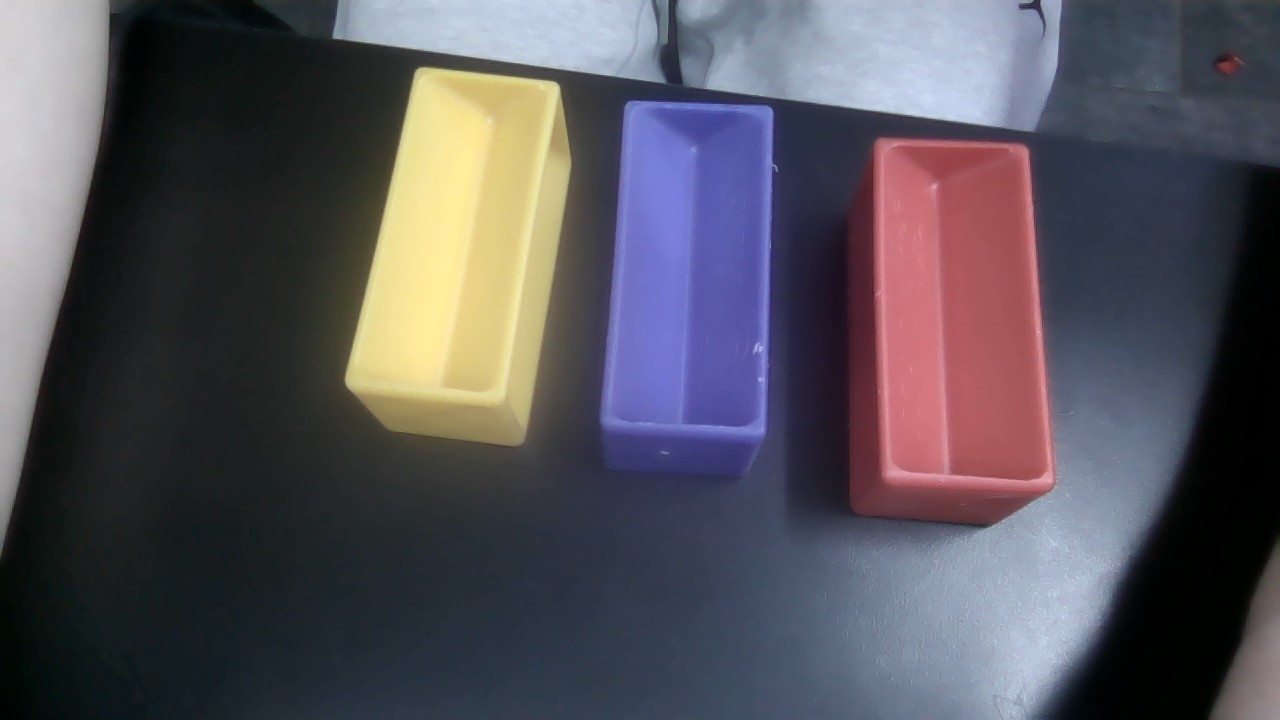
#> input picture blk_imgs/r9000p_laptop.jpg, 1280 x 720 px
$ python -i limelight_block_ang_detection.py   (imports and definitions only)
#> lines starting #> are read from the running program, lines starting #| are printed output that depends on the picture; after the words box and inside, x2 and y2 are one past the last pixel; in counts of white or black regions, pixels touching at a corner belong together
import cv2
import numpy as np
import enum
from typing import List, Tuple

class Color(enum.Enum):
    RED = {'hsv_ranges': [( (0, 100, 100), (10, 255, 255) ), ( (160, 100, 100), (180, 255, 255) )], 'bgr': (0, 0, 255)}
    # GREEN = {'hsv_ranges': [( (35, 100, 100), (85, 255, 255) )], 'bgr': (0, 255, 0)}
    BLUE = {'hsv_ranges': [( (100, 100, 100), (130, 255, 255) )], 'bgr': (255, 0, 0)}

class Block:
    def __init__(self, center: Tuple[float, float], size: Tuple[float, float], angle: float, color: Color):
        self.center = center  # (x, y)
        self.size = size      # (width, height)
        self.angle = angle    # degree
        self.color = color

class ColorBlockDetector:
    def __init__(self):
        # Image processing parameters
        self.blur_size = 35
        self.brightness = -10
        self.erode_iter = 1
        self.dilate_iter = 1
        self.min_contour_area = 100
        self.kernel = cv2.getStructuringElement(cv2.MORPH_RECT, (3, 3))

        # Color detection parameters
        self.color_margin = {
            'H': 5,
            'S': 5,
            'V': 50
        }

    def process_frame(self, frame: np.ndarray) -> List[Block]:
        processed = self._preprocess(frame)
        hsv = cv2.cvtColor(processed, cv2.COLOR_BGR2HSV)
        return self._detect_blocks(hsv)

    def _preprocess(self, frame: np.ndarray) -> np.ndarray:
        frame = cv2.convertScaleAbs(frame, alpha=1, beta=self.brightness)
        if self.blur_size > 0:
            kernel_size = self.blur_size | 1  # Ensure odd
            return cv2.GaussianBlur(frame, (kernel_size, kernel_size), 0)
        return frame

    def _detect_blocks(self, hsv: np.ndarray) -> List[Block]:
        blocks = []
        for color in Color:
            mask = self._create_color_mask(hsv, color)
            contours = self._find_contours(mask)
            blocks += self._process_contours(contours, color)
        return blocks

    def _create_color_mask(self, hsv: np.ndarray, color: Color) -> np.ndarray:
        mask = np.zeros(hsv.shape[:2], dtype=np.uint8)
        for lower, upper in color.value['hsv_ranges']:
            lower = np.array([
                max(0, lower[0] - self.color_margin['H']),
                max(0, lower[1] - self.color_margin['S']),
                max(0, lower[2] - self.color_margin['V'])
            ])
            upper = np.array([
                min(180, upper[0] + self.color_margin['H']),
                min(255, upper[1] + self.color_margin['S']),
                min(255, upper[2] + self.color_margin['V'])
            ])
            mask = cv2.bitwise_or(mask, cv2.inRange(hsv, lower, upper))

        mask = cv2.erode(mask, self.kernel, iterations=self.erode_iter)
        mask = cv2.dilate(mask, self.kernel, iterations=self.dilate_iter)
        return mask

    def _find_contours(self, mask: np.ndarray):
        contours, _ = cv2.findContours(mask, cv2.RETR_EXTERNAL, cv2.CHAIN_APPROX_SIMPLE)
        return [c for c in contours if cv2.contourArea(c) > self.min_contour_area]

    def _process_contours(self, contours: List[np.ndarray], color: Color) -> List[Block]:
        blocks = []
        for cnt in contours:
            rect = cv2.minAreaRect(cnt)
            (x, y), (w, h), angle = rect
            if w < h:  # Ensure width is always the longer side
                w, h = h, w
                angle += 90
            blocks.append(Block((x, y), (w, h), angle, color))
        return blocks

class BlockVisualizer:
    @staticmethod
    def draw_blocks(frame: np.ndarray, blocks: List[Block]) -> np.ndarray:
        for block in blocks:
            box = cv2.boxPoints( (block.center, block.size, block.angle) )
            box = np.int0(box)
            cv2.drawContours(frame, [box], 0, block.color.value['bgr'], 2)

            text = f"{block.angle:.1f} deg"
            text_size = cv2.getTextSize(text, cv2.FONT_HERSHEY_SIMPLEX, 0.5, 2)[0]
            cv2.rectangle(frame,
                        (int(block.center[0]-text_size[0]/2), int(block.center[1]-text_size[1]/2)),
                        (int(block.center[0]+text_size[0]/2), int(block.center[1]+text_size[1]/2)),
                        block.color.value['bgr'], -1)
            cv2.putText(frame, text,
                      (int(block.center[0]-text_size[0]/2), int(block.center[1]+text_size[1]/2)),
                      cv2.FONT_HERSHEY_SIMPLEX, 0.5, (0,0,0), 1)
        return frame


def runPipeline(image, llrobot):
    detector = ColorBlockDetector()
    visualizer = BlockVisualizer()

    blocks = detector.process_frame(image)
    image = visualizer.draw_blocks(image, blocks)

    return [], image, []

>>> import cv2
>>> picture = cv2.imread('blk_imgs/r9000p_laptop.jpg')
#> picture is the input picture: shape (720, 1280, 3); mean B, G, R 91.2, 83, 85.9
>>> result = ColorBlockDetector().process_frame(picture)
#> in _preprocess, `return cv2.GaussianBlur(frame, (kernel_size, kernel_size), 0)`:
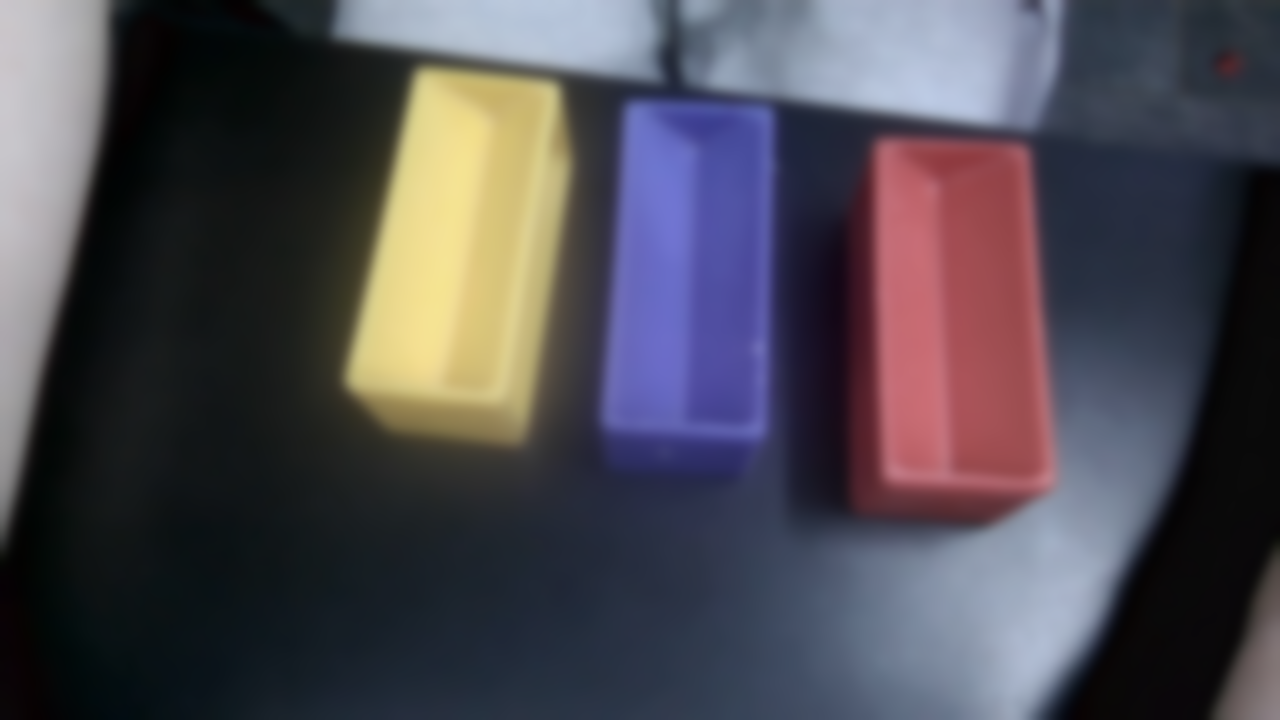
#> returned value: shape (720, 1280, 3); mean of channels 0, 1, 2 82.1, 73.7, 76.9; drawn as B, G, R
#> in process_frame, `hsv = cv2.cvtColor(processed, cv2.COLOR_BGR2HSV)`: hsv: shape (720, 1280, 3); mean H, S, V 101.7, 82.1, 94
#> the loop in _detect_blocks, `for color in Color:` made 2 passes
#> pass 1, in _detect_blocks, `mask = self._create_color_mask(hsv, color)`:
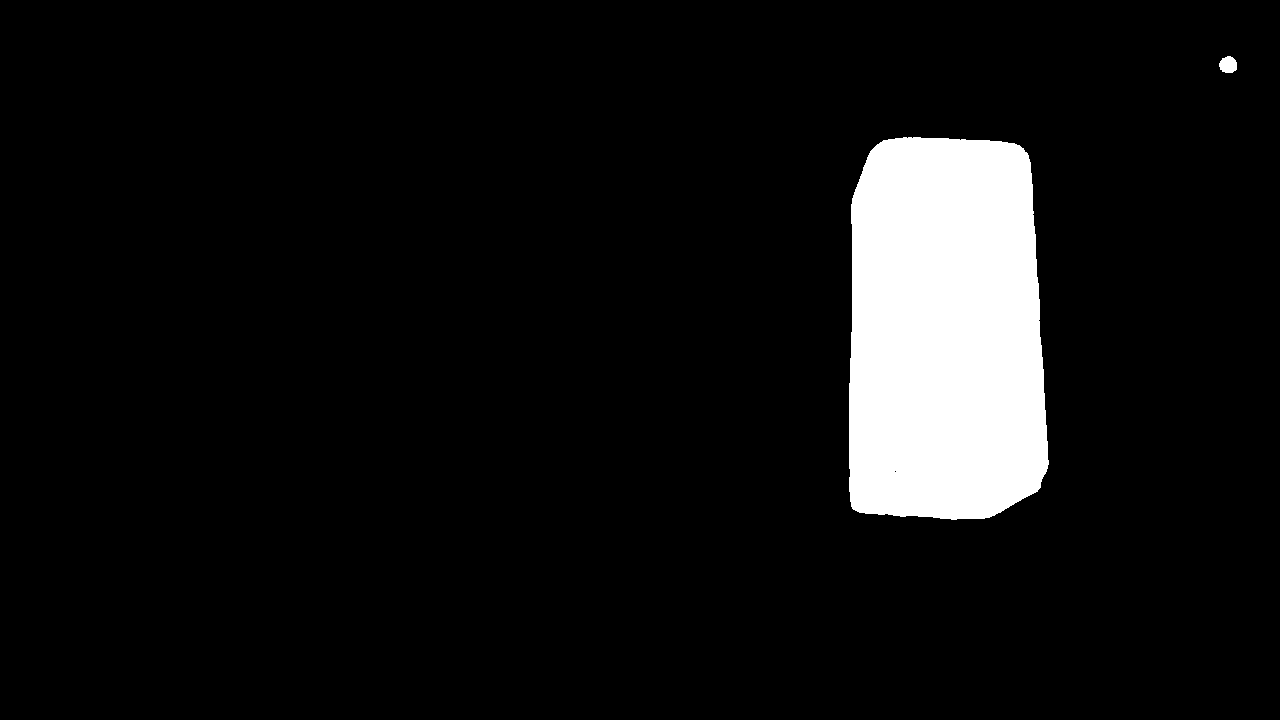
#> mask: shape (720, 1280); 7.6% white; 2 white regions, box (x1, y1, x2, y2) and area: (849, 137, 1049, 520) 69712, (1219, 56, 1237, 73) 242
#> pass 2, in _detect_blocks, `mask = self._create_color_mask(hsv, color)`:
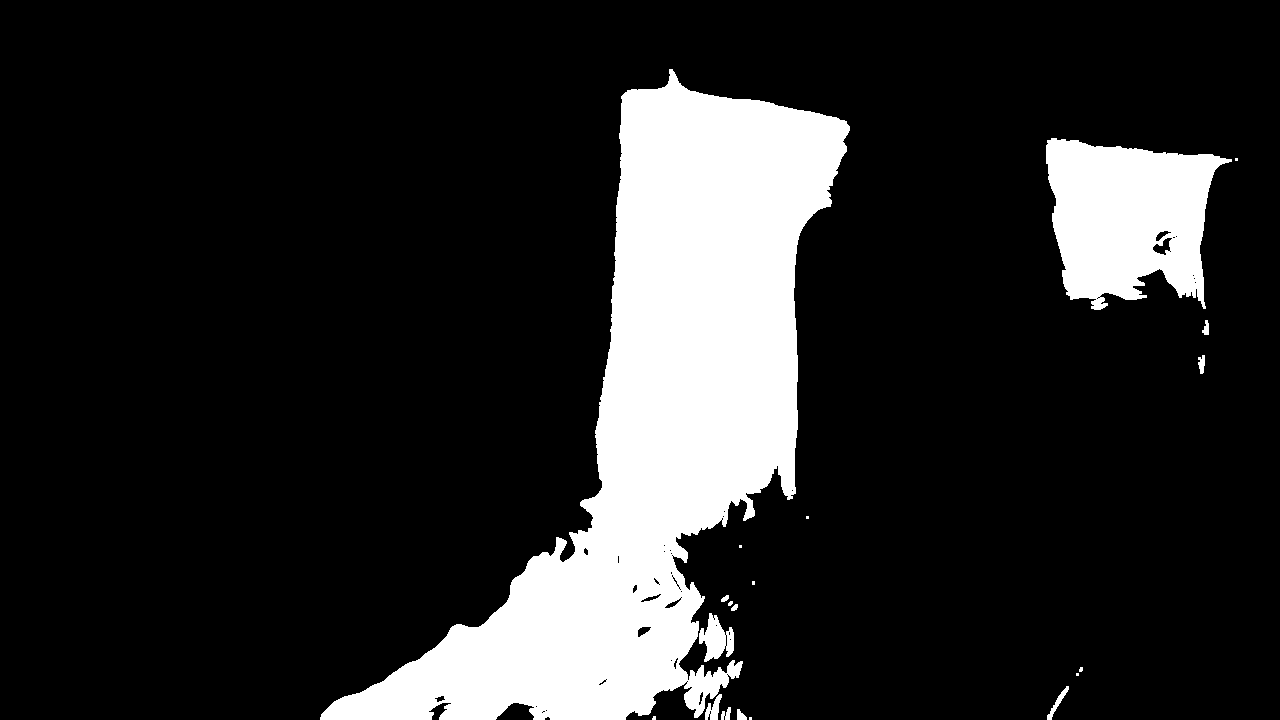
#> mask: shape (720, 1280); 16.3% white; 20 white regions (9 under 20 px), largest, box (x1, y1, x2, y2) and area: (320, 69, 850, 720) 126802, (1046, 138, 1232, 310) 21843, (699, 613, 734, 662) 978
#> result = 7 items

$ run again, on blk_imgs/limelight.png
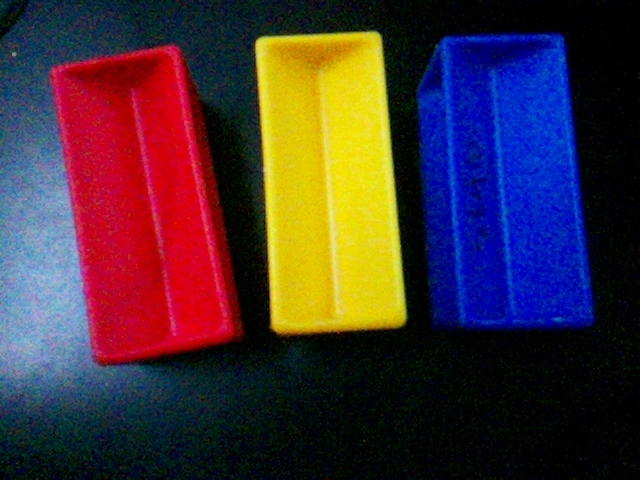
#> input picture blk_imgs/limelight.png, 640 x 480 px
#> picture is the input picture: shape (480, 640, 3); mean B, G, R 55, 48.7, 67.2
#> hsv: shape (480, 640, 3); mean H, S, V 92.8, 163.6, 97.8
#> the loop in _detect_blocks, `for color in Color:` made 2 passes
#> pass 1, in _detect_blocks, `mask = self._create_color_mask(hsv, color)`:
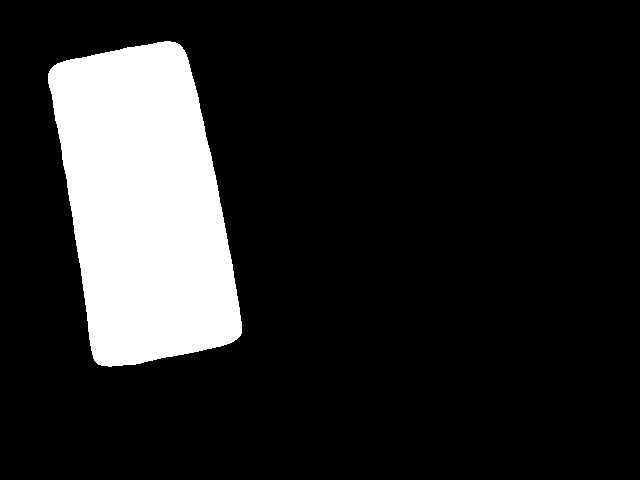
#> mask: shape (480, 640); 14.9% white; 1 white region, box (x1, y1, x2, y2) and area: (48, 41, 242, 367) 45687
#> pass 2, in _detect_blocks, `mask = self._create_color_mask(hsv, color)`:
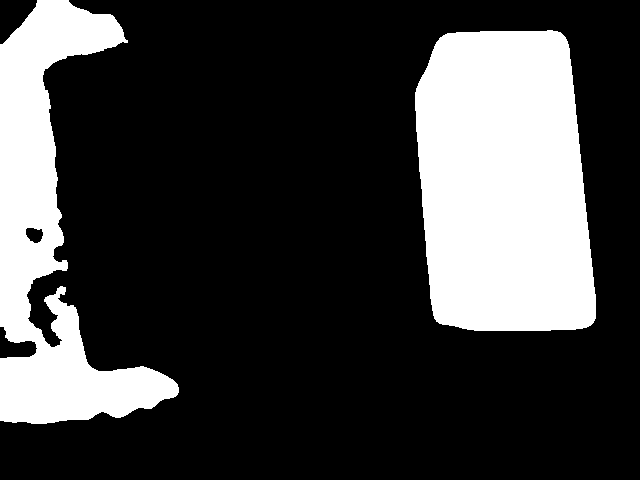
#> mask: shape (480, 640); 25.2% white; 2 white regions, box (x1, y1, x2, y2) and area: (415, 30, 596, 331) 47249, (0, 0, 179, 424) 30065
#> result = 3 items
